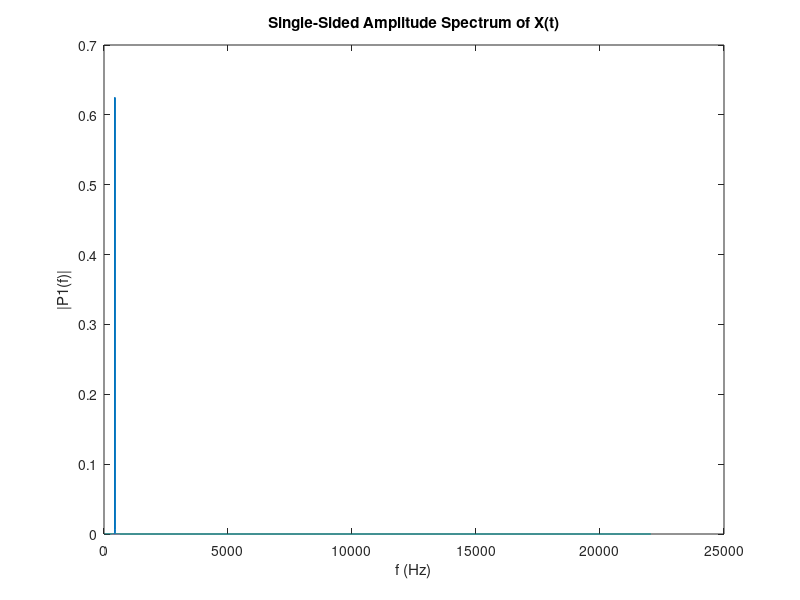

Reproduce this figure in MATLAB.
% more examples
% amplitude modulated signal

srate = 44100;
tt = 0:1/srate:2;
freq = 440;
amplt = 0.25;
snd = amplt * 5 *cos(2*pi*12*tt).*sin(2*pi*freq*tt);

sound(snd , srate);





L = length(tt);
Y = fft(snd);
P2 = abs(Y/L);
P1 = P2(1:L/2+1);
P1(2:end-1) = 2*P1(2:end-1);
f = srate*(0:(L/2))/L;
plot(f,P1);
title("Single-Sided Amplitude Spectrum of X(t)")
xlabel("f (Hz)")
ylabel("|P1(f)|")



% spectrogram(snd, 1000,[],[],srate);

